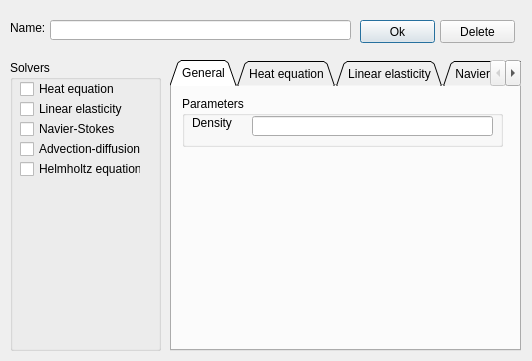
<ui version="4.0" >
 <class>materialEditor</class>
 <widget class="QDialog" name="materialEditor" >
  <property name="geometry" >
   <rect>
    <x>0</x>
    <y>0</y>
    <width>532</width>
    <height>361</height>
   </rect>
  </property>
  <property name="windowTitle" >
   <string>Material properties</string>
  </property>
  <widget class="QTabWidget" name="materialTabs" >
   <property name="geometry" >
    <rect>
     <x>170</x>
     <y>60</y>
     <width>351</width>
     <height>291</height>
    </rect>
   </property>
   <property name="tabPosition" >
    <enum>QTabWidget::North</enum>
   </property>
   <property name="tabShape" >
    <enum>QTabWidget::Triangular</enum>
   </property>
   <property name="currentIndex" >
    <number>0</number>
   </property>
   <property name="elideMode" >
    <enum>Qt::ElideNone</enum>
   </property>
   <widget class="QWidget" name="generalTab" >
    <attribute name="title" >
     <string>General</string>
    </attribute>
    <widget class="QGroupBox" name="generalGroup" >
     <property name="geometry" >
      <rect>
       <x>10</x>
       <y>10</y>
       <width>321</width>
       <height>51</height>
      </rect>
     </property>
     <property name="title" >
      <string>Parameters</string>
     </property>
     <widget class="QLabel" name="densityLabel" >
      <property name="geometry" >
       <rect>
        <x>10</x>
        <y>20</y>
        <width>46</width>
        <height>14</height>
       </rect>
      </property>
      <property name="text" >
       <string>Density</string>
      </property>
     </widget>
     <widget class="QLineEdit" name="densityEdit" >
      <property name="geometry" >
       <rect>
        <x>70</x>
        <y>20</y>
        <width>241</width>
        <height>20</height>
       </rect>
      </property>
     </widget>
    </widget>
   </widget>
   <widget class="QWidget" name="heatEquationTab" >
    <property name="accessibleName" >
     <string/>
    </property>
    <attribute name="title" >
     <string>Heat equation</string>
    </attribute>
    <widget class="QGroupBox" name="heatEquationParametersGroup" >
     <property name="geometry" >
      <rect>
       <x>10</x>
       <y>10</y>
       <width>321</width>
       <height>91</height>
      </rect>
     </property>
     <property name="title" >
      <string>Parameters</string>
     </property>
     <widget class="QLabel" name="heatEquationHeatCapacityLabel" >
      <property name="geometry" >
       <rect>
        <x>10</x>
        <y>20</y>
        <width>81</width>
        <height>16</height>
       </rect>
      </property>
      <property name="text" >
       <string>Heat capacity</string>
      </property>
     </widget>
     <widget class="QLabel" name="heatEquationHeatConductivityLabel" >
      <property name="geometry" >
       <rect>
        <x>10</x>
        <y>40</y>
        <width>84</width>
        <height>16</height>
       </rect>
      </property>
      <property name="text" >
       <string>Heat conductivity</string>
      </property>
     </widget>
     <widget class="QLabel" name="heatEquationEnthalpyLabel" >
      <property name="geometry" >
       <rect>
        <x>10</x>
        <y>60</y>
        <width>81</width>
        <height>16</height>
       </rect>
      </property>
      <property name="text" >
       <string>Enthalpy</string>
      </property>
     </widget>
     <widget class="QLineEdit" name="heatEquationHeatCapacityEdit" >
      <property name="geometry" >
       <rect>
        <x>110</x>
        <y>20</y>
        <width>201</width>
        <height>20</height>
       </rect>
      </property>
     </widget>
     <widget class="QLineEdit" name="heatEquationHeatConductivityEdit" >
      <property name="geometry" >
       <rect>
        <x>110</x>
        <y>40</y>
        <width>201</width>
        <height>20</height>
       </rect>
      </property>
     </widget>
     <widget class="QLineEdit" name="heatEquationEnthalpyEdit" >
      <property name="geometry" >
       <rect>
        <x>110</x>
        <y>60</y>
        <width>201</width>
        <height>20</height>
       </rect>
      </property>
     </widget>
    </widget>
    <widget class="QGroupBox" name="heatEquationConvectionGroup" >
     <property name="geometry" >
      <rect>
       <x>10</x>
       <y>110</y>
       <width>321</width>
       <height>91</height>
      </rect>
     </property>
     <property name="title" >
      <string>Convection</string>
     </property>
     <widget class="QLabel" name="heatEquationVelocity1Label" >
      <property name="geometry" >
       <rect>
        <x>10</x>
        <y>20</y>
        <width>81</width>
        <height>16</height>
       </rect>
      </property>
      <property name="text" >
       <string>Velocity 1</string>
      </property>
     </widget>
     <widget class="QLabel" name="heatEquationVelocity2Label" >
      <property name="geometry" >
       <rect>
        <x>10</x>
        <y>40</y>
        <width>81</width>
        <height>16</height>
       </rect>
      </property>
      <property name="text" >
       <string>Velocity 2</string>
      </property>
     </widget>
     <widget class="QLabel" name="heatEquationVelocity3Label" >
      <property name="geometry" >
       <rect>
        <x>10</x>
        <y>60</y>
        <width>81</width>
        <height>16</height>
       </rect>
      </property>
      <property name="text" >
       <string>Velocity 3</string>
      </property>
     </widget>
     <widget class="QLineEdit" name="heatEquationVelocity1Edit" >
      <property name="geometry" >
       <rect>
        <x>110</x>
        <y>20</y>
        <width>201</width>
        <height>20</height>
       </rect>
      </property>
     </widget>
     <widget class="QLineEdit" name="heatEquationVelocity2Edit" >
      <property name="geometry" >
       <rect>
        <x>110</x>
        <y>40</y>
        <width>201</width>
        <height>20</height>
       </rect>
      </property>
     </widget>
     <widget class="QLineEdit" name="heatEquationVelocity3Edit" >
      <property name="geometry" >
       <rect>
        <x>110</x>
        <y>60</y>
        <width>201</width>
        <height>20</height>
       </rect>
      </property>
     </widget>
    </widget>
   </widget>
   <widget class="QWidget" name="linearElasticityTab" >
    <attribute name="title" >
     <string>Linear elasticity</string>
    </attribute>
    <widget class="QGroupBox" name="linearElasticityPropertiesGroup" >
     <property name="geometry" >
      <rect>
       <x>10</x>
       <y>10</y>
       <width>321</width>
       <height>111</height>
      </rect>
     </property>
     <property name="title" >
      <string>Properties</string>
     </property>
     <widget class="QLabel" name="linearElasticityHeatExpansionLabel" >
      <property name="geometry" >
       <rect>
        <x>10</x>
        <y>20</y>
        <width>121</width>
        <height>16</height>
       </rect>
      </property>
      <property name="text" >
       <string>Heat expansion coeff</string>
      </property>
     </widget>
     <widget class="QLabel" name="linearElasticityReferenceTempLabel" >
      <property name="geometry" >
       <rect>
        <x>10</x>
        <y>40</y>
        <width>121</width>
        <height>16</height>
       </rect>
      </property>
      <property name="text" >
       <string>Reference temperature</string>
      </property>
     </widget>
     <widget class="QLabel" name="linearElasticityYoungModulusLabel" >
      <property name="geometry" >
       <rect>
        <x>10</x>
        <y>60</y>
        <width>121</width>
        <height>16</height>
       </rect>
      </property>
      <property name="text" >
       <string>Youngs modulus</string>
      </property>
     </widget>
     <widget class="QLabel" name="linearElasticityPoissonRatioLabel" >
      <property name="geometry" >
       <rect>
        <x>10</x>
        <y>80</y>
        <width>121</width>
        <height>16</height>
       </rect>
      </property>
      <property name="text" >
       <string>Poisson ratio</string>
      </property>
     </widget>
     <widget class="QLineEdit" name="linearElasticityHeatExpansionEdit" >
      <property name="geometry" >
       <rect>
        <x>140</x>
        <y>20</y>
        <width>171</width>
        <height>20</height>
       </rect>
      </property>
     </widget>
     <widget class="QLineEdit" name="linearElasticityReferenceTempEdit" >
      <property name="geometry" >
       <rect>
        <x>140</x>
        <y>40</y>
        <width>171</width>
        <height>20</height>
       </rect>
      </property>
     </widget>
     <widget class="QLineEdit" name="linearElasticityYoungsModulusEdit" >
      <property name="geometry" >
       <rect>
        <x>140</x>
        <y>60</y>
        <width>171</width>
        <height>20</height>
       </rect>
      </property>
     </widget>
     <widget class="QLineEdit" name="linearElasticityPoissonRatioEdit" >
      <property name="geometry" >
       <rect>
        <x>140</x>
        <y>80</y>
        <width>171</width>
        <height>20</height>
       </rect>
      </property>
     </widget>
    </widget>
   </widget>
   <widget class="QWidget" name="navierStokesTab" >
    <attribute name="title" >
     <string>Navier-Stokes</string>
    </attribute>
    <widget class="QGroupBox" name="navierStokesPropertiesGroup" >
     <property name="geometry" >
      <rect>
       <x>10</x>
       <y>10</y>
       <width>321</width>
       <height>151</height>
      </rect>
     </property>
     <property name="title" >
      <string>Properties</string>
     </property>
     <widget class="QLabel" name="navierStokesViscosityLabel" >
      <property name="geometry" >
       <rect>
        <x>10</x>
        <y>20</y>
        <width>121</width>
        <height>16</height>
       </rect>
      </property>
      <property name="text" >
       <string>Viscosity</string>
      </property>
     </widget>
     <widget class="QLabel" name="navierStokesHeatExpansionLabel" >
      <property name="geometry" >
       <rect>
        <x>10</x>
        <y>40</y>
        <width>121</width>
        <height>16</height>
       </rect>
      </property>
      <property name="text" >
       <string>Heat expansion coeff</string>
      </property>
     </widget>
     <widget class="QLabel" name="navierStokesReferenceTempLabel" >
      <property name="geometry" >
       <rect>
        <x>10</x>
        <y>60</y>
        <width>121</width>
        <height>16</height>
       </rect>
      </property>
      <property name="text" >
       <string>Reference temperature</string>
      </property>
     </widget>
     <widget class="QLineEdit" name="navierStokesViscosityEdit" >
      <property name="geometry" >
       <rect>
        <x>150</x>
        <y>20</y>
        <width>161</width>
        <height>20</height>
       </rect>
      </property>
     </widget>
     <widget class="QLineEdit" name="navierStokesHeatExpansionEdit" >
      <property name="geometry" >
       <rect>
        <x>150</x>
        <y>40</y>
        <width>161</width>
        <height>20</height>
       </rect>
      </property>
     </widget>
     <widget class="QLineEdit" name="navierStokesReferenceTempEdit" >
      <property name="geometry" >
       <rect>
        <x>150</x>
        <y>60</y>
        <width>161</width>
        <height>20</height>
       </rect>
      </property>
     </widget>
     <widget class="QLineEdit" name="navierStokesReferencePressureEdit" >
      <property name="geometry" >
       <rect>
        <x>150</x>
        <y>80</y>
        <width>161</width>
        <height>20</height>
       </rect>
      </property>
     </widget>
     <widget class="QLineEdit" name="navierStokesSpecificHeatEdit" >
      <property name="geometry" >
       <rect>
        <x>150</x>
        <y>100</y>
        <width>161</width>
        <height>20</height>
       </rect>
      </property>
     </widget>
     <widget class="QLineEdit" name="navierStokesHeatCapacityEdit" >
      <property name="geometry" >
       <rect>
        <x>150</x>
        <y>120</y>
        <width>161</width>
        <height>20</height>
       </rect>
      </property>
     </widget>
     <widget class="QLabel" name="navierStokesReferencePressureLabel" >
      <property name="geometry" >
       <rect>
        <x>10</x>
        <y>80</y>
        <width>121</width>
        <height>16</height>
       </rect>
      </property>
      <property name="text" >
       <string>Reference pressure</string>
      </property>
     </widget>
     <widget class="QLabel" name="navierStokesSpecificHeatLabel" >
      <property name="geometry" >
       <rect>
        <x>10</x>
        <y>100</y>
        <width>121</width>
        <height>16</height>
       </rect>
      </property>
      <property name="text" >
       <string>Specific heat ratio</string>
      </property>
     </widget>
     <widget class="QLabel" name="navierStokesHeatCapacityLabel" >
      <property name="geometry" >
       <rect>
        <x>10</x>
        <y>120</y>
        <width>121</width>
        <height>16</height>
       </rect>
      </property>
      <property name="text" >
       <string>Heat capacity</string>
      </property>
     </widget>
    </widget>
    <widget class="QGroupBox" name="navierStokesCompressibilityModelGroup" >
     <property name="geometry" >
      <rect>
       <x>10</x>
       <y>170</y>
       <width>321</width>
       <height>71</height>
      </rect>
     </property>
     <property name="title" >
      <string>Compressibility model</string>
     </property>
     <widget class="QRadioButton" name="navierStokesIncompressibleButton" >
      <property name="geometry" >
       <rect>
        <x>10</x>
        <y>20</y>
        <width>151</width>
        <height>18</height>
       </rect>
      </property>
      <property name="text" >
       <string>Incompressible</string>
      </property>
      <property name="checked" >
       <bool>true</bool>
      </property>
     </widget>
     <widget class="QRadioButton" name="navierStokesPerfectGas1Button" >
      <property name="geometry" >
       <rect>
        <x>10</x>
        <y>40</y>
        <width>151</width>
        <height>18</height>
       </rect>
      </property>
      <property name="text" >
       <string>Perfect gas equation 1</string>
      </property>
     </widget>
    </widget>
   </widget>
   <widget class="QWidget" name="advectionDiffusionTab" >
    <attribute name="title" >
     <string>Advection diffusion</string>
    </attribute>
    <widget class="QGroupBox" name="advectionDiffusionPropertiesGroup" >
     <property name="geometry" >
      <rect>
       <x>10</x>
       <y>10</y>
       <width>321</width>
       <height>51</height>
      </rect>
     </property>
     <property name="title" >
      <string>Properties</string>
     </property>
     <widget class="QLabel" name="advectionDiffusionSpeciesDiffLabel" >
      <property name="geometry" >
       <rect>
        <x>10</x>
        <y>20</y>
        <width>101</width>
        <height>16</height>
       </rect>
      </property>
      <property name="text" >
       <string>Specied diffusivity</string>
      </property>
     </widget>
     <widget class="QLineEdit" name="advectionDiffusionSpeciesDiffEdit" >
      <property name="geometry" >
       <rect>
        <x>120</x>
        <y>20</y>
        <width>191</width>
        <height>20</height>
       </rect>
      </property>
     </widget>
    </widget>
    <widget class="QGroupBox" name="advectionDiffusionConvectionGroup" >
     <property name="geometry" >
      <rect>
       <x>10</x>
       <y>70</y>
       <width>321</width>
       <height>91</height>
      </rect>
     </property>
     <property name="title" >
      <string>Convection</string>
     </property>
     <widget class="QLabel" name="advectionDiffusionVelocity1Label" >
      <property name="geometry" >
       <rect>
        <x>10</x>
        <y>20</y>
        <width>101</width>
        <height>16</height>
       </rect>
      </property>
      <property name="text" >
       <string>Velocity 1</string>
      </property>
     </widget>
     <widget class="QLabel" name="advectionDiffusionVelocity2Label" >
      <property name="geometry" >
       <rect>
        <x>10</x>
        <y>40</y>
        <width>101</width>
        <height>16</height>
       </rect>
      </property>
      <property name="text" >
       <string>Velocity 2</string>
      </property>
     </widget>
     <widget class="QLabel" name="advectionDiffusionVelocity3Label" >
      <property name="geometry" >
       <rect>
        <x>10</x>
        <y>60</y>
        <width>101</width>
        <height>16</height>
       </rect>
      </property>
      <property name="text" >
       <string>Velocity 3</string>
      </property>
     </widget>
     <widget class="QLineEdit" name="advectionDiffusionVelocity1Edit" >
      <property name="geometry" >
       <rect>
        <x>120</x>
        <y>20</y>
        <width>191</width>
        <height>20</height>
       </rect>
      </property>
     </widget>
     <widget class="QLineEdit" name="advectionDiffusionVelocity2Edit" >
      <property name="geometry" >
       <rect>
        <x>120</x>
        <y>40</y>
        <width>191</width>
        <height>20</height>
       </rect>
      </property>
     </widget>
     <widget class="QLineEdit" name="advectionDiffusionVelocity3Edit" >
      <property name="geometry" >
       <rect>
        <x>120</x>
        <y>60</y>
        <width>191</width>
        <height>20</height>
       </rect>
      </property>
     </widget>
    </widget>
   </widget>
   <widget class="QWidget" name="helmholtzEquationTab" >
    <attribute name="title" >
     <string>Helmholtz equation</string>
    </attribute>
    <widget class="QGroupBox" name="helmholtzEquationPropertiesGroup" >
     <property name="geometry" >
      <rect>
       <x>10</x>
       <y>10</y>
       <width>321</width>
       <height>71</height>
      </rect>
     </property>
     <property name="title" >
      <string>Properties</string>
     </property>
     <widget class="QLabel" name="helmholtzEquationSoundSpeedLabel" >
      <property name="geometry" >
       <rect>
        <x>10</x>
        <y>20</y>
        <width>71</width>
        <height>16</height>
       </rect>
      </property>
      <property name="text" >
       <string>Sound speed</string>
      </property>
     </widget>
     <widget class="QLabel" name="helmholtzEquationDampingLabel" >
      <property name="geometry" >
       <rect>
        <x>10</x>
        <y>40</y>
        <width>71</width>
        <height>16</height>
       </rect>
      </property>
      <property name="text" >
       <string>Damping</string>
      </property>
     </widget>
     <widget class="QLineEdit" name="helmholtzEquationSoundSpeedEdit" >
      <property name="geometry" >
       <rect>
        <x>90</x>
        <y>20</y>
        <width>221</width>
        <height>20</height>
       </rect>
      </property>
     </widget>
     <widget class="QLineEdit" name="helmholtzEquationDampingEdit" >
      <property name="geometry" >
       <rect>
        <x>90</x>
        <y>40</y>
        <width>221</width>
        <height>20</height>
       </rect>
      </property>
     </widget>
    </widget>
    <widget class="QGroupBox" name="helmholtzEquationConvectionGroup" >
     <property name="geometry" >
      <rect>
       <x>10</x>
       <y>90</y>
       <width>321</width>
       <height>91</height>
      </rect>
     </property>
     <property name="title" >
      <string>Convection</string>
     </property>
     <widget class="QLabel" name="helmholtzEquationVelocity1Label" >
      <property name="geometry" >
       <rect>
        <x>10</x>
        <y>20</y>
        <width>71</width>
        <height>16</height>
       </rect>
      </property>
      <property name="text" >
       <string>Velocity 1</string>
      </property>
     </widget>
     <widget class="QLabel" name="helmholtzEquationVelocity2Label" >
      <property name="geometry" >
       <rect>
        <x>10</x>
        <y>40</y>
        <width>71</width>
        <height>16</height>
       </rect>
      </property>
      <property name="text" >
       <string>Velocity 2</string>
      </property>
     </widget>
     <widget class="QLabel" name="helmholtzEquationVelocity3Label" >
      <property name="geometry" >
       <rect>
        <x>10</x>
        <y>60</y>
        <width>71</width>
        <height>16</height>
       </rect>
      </property>
      <property name="text" >
       <string>Velocity 3</string>
      </property>
     </widget>
     <widget class="QLineEdit" name="helmholtzEquationVelocity1Edit" >
      <property name="geometry" >
       <rect>
        <x>90</x>
        <y>20</y>
        <width>221</width>
        <height>20</height>
       </rect>
      </property>
     </widget>
     <widget class="QLineEdit" name="helmholtzEquationVelocity2Edit" >
      <property name="geometry" >
       <rect>
        <x>90</x>
        <y>40</y>
        <width>221</width>
        <height>20</height>
       </rect>
      </property>
     </widget>
     <widget class="QLineEdit" name="helmholtzEquationVelocity3Edit" >
      <property name="geometry" >
       <rect>
        <x>90</x>
        <y>60</y>
        <width>221</width>
        <height>20</height>
       </rect>
      </property>
     </widget>
    </widget>
   </widget>
  </widget>
  <widget class="QLabel" name="materialLabel" >
   <property name="geometry" >
    <rect>
     <x>10</x>
     <y>20</y>
     <width>41</width>
     <height>16</height>
    </rect>
   </property>
   <property name="text" >
    <string>Name:</string>
   </property>
  </widget>
  <widget class="QLineEdit" name="materialNameEdit" >
   <property name="geometry" >
    <rect>
     <x>50</x>
     <y>20</y>
     <width>301</width>
     <height>20</height>
    </rect>
   </property>
  </widget>
  <widget class="QGroupBox" name="activeSolversGroup" >
   <property name="geometry" >
    <rect>
     <x>10</x>
     <y>60</y>
     <width>151</width>
     <height>291</height>
    </rect>
   </property>
   <property name="title" >
    <string>Solvers</string>
   </property>
   <widget class="QCheckBox" name="heatEquationActive" >
    <property name="geometry" >
     <rect>
      <x>10</x>
      <y>20</y>
      <width>141</width>
      <height>18</height>
     </rect>
    </property>
    <property name="text" >
     <string>Heat equation</string>
    </property>
   </widget>
   <widget class="QCheckBox" name="linearElasticityActive" >
    <property name="geometry" >
     <rect>
      <x>10</x>
      <y>40</y>
      <width>141</width>
      <height>18</height>
     </rect>
    </property>
    <property name="text" >
     <string>Linear elasticity</string>
    </property>
   </widget>
   <widget class="QCheckBox" name="navierStokesActive" >
    <property name="geometry" >
     <rect>
      <x>10</x>
      <y>60</y>
      <width>101</width>
      <height>18</height>
     </rect>
    </property>
    <property name="text" >
     <string>Navier-Stokes</string>
    </property>
   </widget>
   <widget class="QCheckBox" name="helmholtzEquationActive" >
    <property name="geometry" >
     <rect>
      <x>10</x>
      <y>100</y>
      <width>121</width>
      <height>18</height>
     </rect>
    </property>
    <property name="text" >
     <string>Helmholtz equation</string>
    </property>
   </widget>
   <widget class="QCheckBox" name="advectionDiffusionActive" >
    <property name="geometry" >
     <rect>
      <x>10</x>
      <y>80</y>
      <width>131</width>
      <height>18</height>
     </rect>
    </property>
    <property name="text" >
     <string>Advection-diffusion</string>
    </property>
   </widget>
  </widget>
  <widget class="QPushButton" name="acceptEquation" >
   <property name="geometry" >
    <rect>
     <x>360</x>
     <y>20</y>
     <width>75</width>
     <height>23</height>
    </rect>
   </property>
   <property name="text" >
    <string>Ok</string>
   </property>
  </widget>
  <widget class="QPushButton" name="deleteEquation" >
   <property name="geometry" >
    <rect>
     <x>440</x>
     <y>20</y>
     <width>75</width>
     <height>23</height>
    </rect>
   </property>
   <property name="text" >
    <string>Delete</string>
   </property>
  </widget>
 </widget>
 <resources/>
 <connections/>
</ui>
